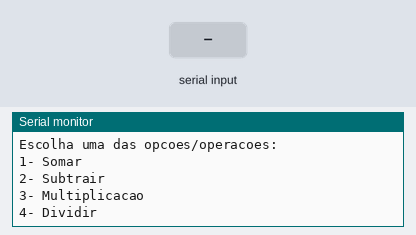
Recording of a sketch running on a simulated Arduino Uno, built with avr-gcc and run on an emulated ATmega328P. Parts: the last lines printed to the serial monitor. Inputs (shaded band) come from the test bench.

Above: at 0.9 s.
1.0 s: "s" received over Serial
At 3.2 s:
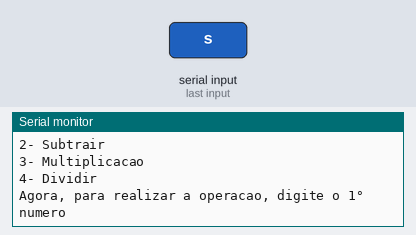
3.5 s: "90,45,200\n" received over Serial
At 5.1 s:
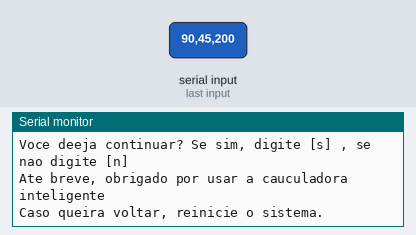

The sketch:

calculadora_menu_41.ino
```cpp
// C++ code
//
//Variáveis
float numero1 = 0.0;
float numero2 = 0.0;
float soma;
float subtracao;
float multiplicacao;
float divisao;
int escolhaDaOperacao;
int contador = 0;

void setup()
{
  Serial.begin(9600);


   do{

    Serial.println("Eae! Voce esta na melhor calculadora inteligente!:");
    Serial.println("Escolha uma das opcoes/operacoes:");
    Serial.println("1- Somar");
    Serial.println("2- Subtrair");
    Serial.println("3- Multiplicacao");
    Serial.println("4- Dividir");

    while (! Serial.available()){} //Espera o usu[ario digitar

    escolhaDaOperacao = Serial.parseInt(); // Armazena o que o usu[ario digitou na variável

    Serial.println("Agora, para realizar a operacao, digite o 1° numero");
    while (! Serial.available()){} //Espera o usuário digitar
    numero1 = Serial.parseFloat();

    Serial.println("Agora, para realizar a operacao, digite o 2° numero");
    while (! Serial.available()){} //Espera o usuário digitar
    numero2 = Serial.parseFloat();


    switch(escolhaDaOperacao){
      case 1:
      divisao = numero1 / numero2;
      Serial.println("WOW!!! O resultado foi: " + String(soma));

      break;

      case 2:
      subtracao = numero1 - numero2;
      Serial.println("WOW!!! O resultado foi: " + String(subtracao));
      break;

      case 3:
      multiplicacao = numero1 * numero2;
      Serial.println("WOW!!! O resultado foi: " + String(multiplicacao));
      break;

      case 4:
      divisao = numero1 / numero2;
      Serial.println("WOW!!! O resultado foi: " + String(divisao));
      break;

      default:
      Serial.println("Opcao invalida");

    }

    Serial.println("Voce deeja continuar? Se sim, digite [s] , se nao digite [n]");
    while (! Serial.available());//Espera o usuário digitar

    if(Serial.readString() == "s"){
      contador++;
    }
    else{
      contador = 0;

      Serial.println("Ate breve, obrigado por usar a cauculadora inteligente");
      Serial.println("Caso queira voltar, reinicie o sistema.");
    }
  }
  while(contador != 0);
}

void loop()
{}
 
```

Measured:
- after the input at 1.0 s, the serial monitor: prints a new line after 1.0 s (image 1)
- after the input at 3.5 s, the serial monitor: prints a new line at once (image 2)
